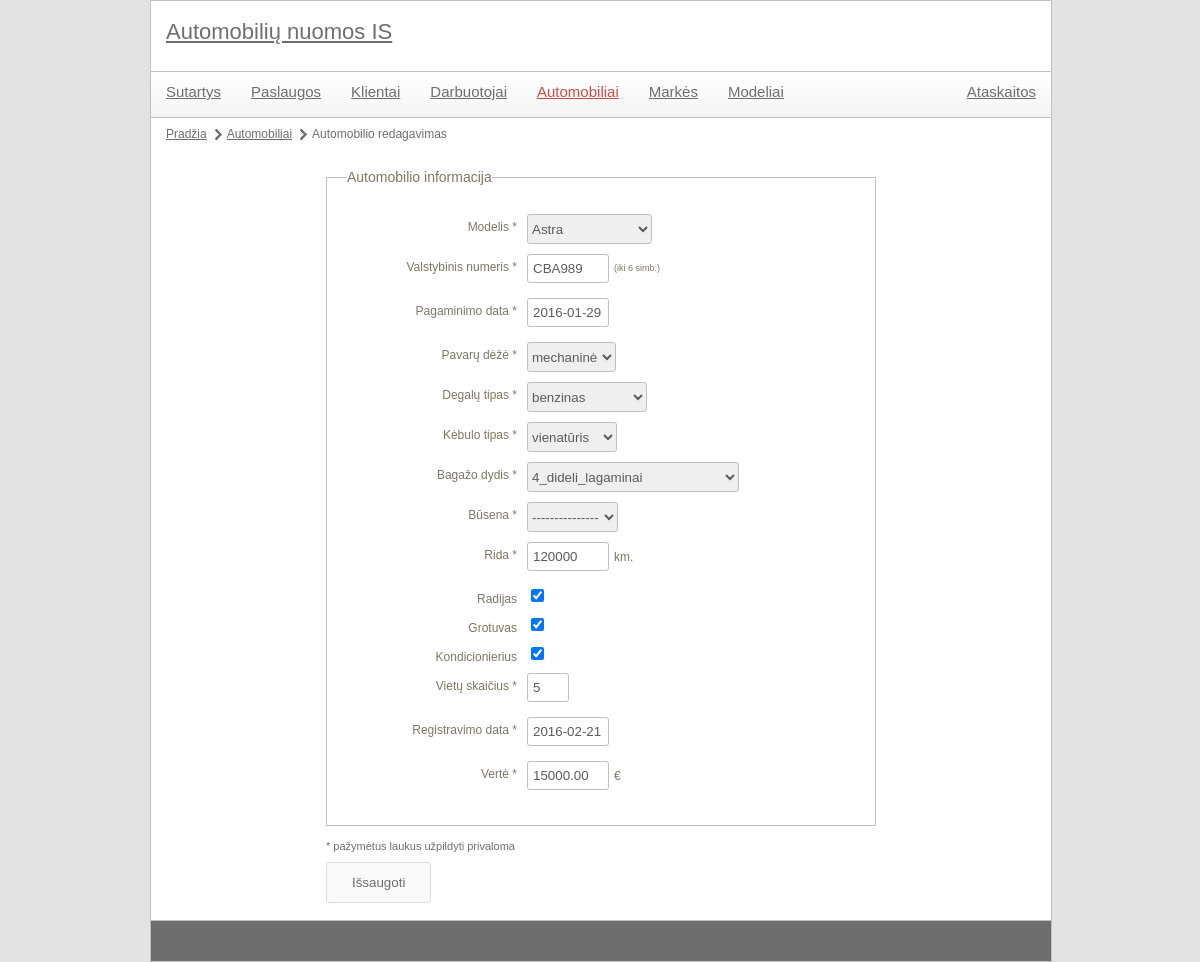
The page /autonuoma/index.php?module=car&action=edit&id=1 on the database its author committed.
### tables this page shows
CREATE TABLE `pavyzdys_automobiliai` (
  `id` int(11) NOT NULL,
  `valstybinis_nr` char(6) NOT NULL,
  `pagaminimo_data` date NOT NULL,
  `rida` int(11) NOT NULL,
  `radijas` tinyint(1) NOT NULL,
  `grotuvas` tinyint(1) NOT NULL,
  `kondicionierius` tinyint(1) NOT NULL,
  `vietu_skaicius` smallint(6) NOT NULL,
  `registravimo_data` date NOT NULL,
  `verte` decimal(8,2) NOT NULL,
  `pavaru_deze` int(11) NOT NULL,
  `degalu_tipas` int(11) NOT NULL,
  `kebulas` int(11) NOT NULL,
  `bagazo_dydis` int(11) NOT NULL,
  `busena` int(11) DEFAULT NULL,
  `fk_modelis` int(11) NOT NULL
);

### autonuoma/controls/car_edit.php (called while the page is built, shortened)
<?php
include 'libraries/cars.class.php';
$carsObj = new cars();
include 'libraries/brands.class.php';
$brandsObj = new brands();
include 'libraries/models.class.php';
$modelsObj = new models();
$data = array();
$required = array('modelis', 'valstybinis_nr', 'pagaminimo_data', 'pavaru_deze', 'degalu_tipas', 'kebulas', 'bagazo_dydis', 'busena', 'rida', 'vietu_skaicius', 'registravimo_data', 'verte');
$maxLengths = array (
	'valstybinis_nr' => 6
);
if(!empty($_POST['submit'])) {
	$validations = array (
		'modelis' => 'positivenumber',
		'valstybinis_nr' => 'alfanum',
		'pavaru_deze' => 'positivenumber',
		'degalu_tipas' => 'positivenumber',
		'kebulas' => 'positivenumber',
		'bagazo_dydis' => 'positivenumber',
		'busena' => 'positivenumber',
		'pagaminimo_data' => 'date',
		'rida' => 'positivenumber',
		'vietu_skaicius' => 'positivenumber',
		'registravimo_data' => 'date',
		'verte' => 'price'
		);
	include 'utils/validator.class.php';
	$validator = new validator($validations, $required, $maxLengths);
	if($validator->validate($_POST)) {
		$dataPrepared = $validator->preparePostFieldsForSQL();
		if(isset($dataPrepared['radijas']) && $dataPrepared['radijas'] == 'on') {
			$dataPrepared['radijas'] = 1;
		} else {
			$dataPrepared['radijas'] = 0;
		}
		if(isset($dataPrepared['grotuvas']) && $dataPrepared['grotuvas'] == 'on') {
			$dataPrepared['grotuvas'] = 1;
		} else {
			$dataPrepared['grotuvas'] = 0;
		}
		if(isset($dataPrepared['kondicionierius']) && $dataPrepared['kondicionierius'] == 'on') {
			$dataPrepared['kondicionierius'] = 1;
		} else {
			$dataPrepared['kondicionierius'] = 0;
		}
		$carsObj->updateCar($dataPrepared);
		header("Location: index.php?module={$module}&action=list");
		die();
	} else {
		$formErrors = $validator->getErrorHTML();
		$data = $_POST;
	}
} else {
	$data = $carsObj->getCar($id);
}
include 'templates/car_form.tpl.php';
?>

### autonuoma/index.php (called while the page is built, shortened)
<?php
	include 'utils/mysql.class.php';
	if(isset($_GET['module'])) {
		$module = mysql::escape($_GET['module']);
	}
	include 'templates/main.tpl.php';
?>

### autonuoma/utils/mysql.class.php (called while the page is built, shortened)
<?php
class mysql {
    protected static $connection;
    public static function connect() {
		if(!isset(self::$connection)) {
            self::$connection = new mysqli(config::DB_SERVER, config::DB_USERNAME, config::DB_PASSWORD, config::DB_NAME);
        }
        return self::$connection;
    }
    public static function query($query) {
        $connection = mysql::connect();
        $result = $connection->query($query);
        return $result;
    }
    public static function select($query) {
        $rows = array();
        $result = mysql::query($query);
        while ($row = $result->fetch_assoc()) {
            $rows[] = $row;
        }
        return $rows;
    }
	public static function escape($field) {
		$connection =  mysql::connect();
		return mysqli_real_escape_string($connection, $field);
	}
}

### autonuoma/libraries/brands.class.php (called while the page is built, shortened)
<?php
class brands {
	private $markes_lentele = '';
	public function __construct() {
		$this->markes_lentele = config::DB_PREFIX . 'markes';
	}
	public function getBrandList($limit = null, $offset = null) {
		$limitOffsetString = "";
		$query = "  SELECT *
					FROM {$this->markes_lentele}{$limitOffsetString}";
		$data = mysql::select($query);
		return $data;
	}
}

### autonuoma/libraries/models.class.php (called while the page is built, shortened)
<?php
class models {
	private $modeliai_lentele = '';
	public function __construct() {
		$this->modeliai_lentele = config::DB_PREFIX . 'modeliai';
	}
	public function getModelListByBrand($brandId) {
		$query = "  SELECT *
					FROM `{$this->modeliai_lentele}`
					WHERE `fk_marke`='{$brandId}'";
		$data = mysql::select($query);
		return $data;
	}
}

### autonuoma/libraries/cars.class.php (called while the page is built, shortened)
<?php
class cars {
	private $automobiliai_lentele = '';
	private $auto_busenos_lentele = '';
	private $degalu_tipai_lentele = '';
	private $kebulu_tipai_lentele = '';
	private $pavaru_dezes_lentele = '';
	private $lagaminai_lentele = '';
	public function __construct() {
		$this->automobiliai_lentele = config::DB_PREFIX . 'automobiliai';
		$this->auto_busenos_lentele = config::DB_PREFIX . 'auto_busenos';
		$this->degalu_tipai_lentele = config::DB_PREFIX . 'degalu_tipai';
		$this->kebulu_tipai_lentele = config::DB_PREFIX . 'kebulu_tipai';
		$this->pavaru_dezes_lentele = config::DB_PREFIX . 'pavaru_dezes';
		$this->lagaminai_lentele = config::DB_PREFIX . 'lagaminai';
	}
	public function getCar($id) {
		$query = "  SELECT `{$this->automobiliai_lentele}`.`id`,
						   `{$this->automobiliai_lentele}`.`valstybinis_nr`,
						   `{$this->automobiliai_lentele}`.`pagaminimo_data`,
						   `{$this->automobiliai_lentele}`.`rida`,
						   `{$this->automobiliai_lentele}`.`radijas`,
						   `{$this->automobiliai_lentele}`.`grotuvas`,
						   `{$this->automobiliai_lentele}`.`kondicionierius`,
						   `{$this->automobiliai_lentele}`.`vietu_skaicius`,
						   `{$this->automobiliai_lentele}`.`registravimo_data`,
						   `{$this->automobiliai_lentele}`.`verte`,
						   `{$this->automobiliai_lentele}`.`pavaru_deze`,
						   `{$this->automobiliai_lentele}`.`degalu_tipas`,
						   `{$this->automobiliai_lentele}`.`kebulas`,
						   `{$this->automobiliai_lentele}`.`bagazo_dydis`,
						   `{$this->automobiliai_lentele}`.`busena`,
						   `{$this->automobiliai_lentele}`.`fk_modelis` AS `modelis`
					FROM `{$this->automobiliai_lentele}`
					WHERE `{$this->automobiliai_lentele}`.`id`='{$id}'";
		$data = mysql::select($query);
		return $data[0];
	}
	public function getGearboxList() {
		$query = "  SELECT *
					FROM `{$this->pavaru_dezes_lentele}`";
		$data = mysql::select($query);
		return $data;
	}
	public function getFuelTypeList() {
		$query = "  SELECT *
					FROM `{$this->degalu_tipai_lentele}`";
		$data = mysql::select($query);
		return $data;
	}
	public function getBodyTypeList() {
		$query = "  SELECT *
					FROM `{$this->kebulu_tipai_lentele}`";
		$data = mysql::select($query);
		return $data;
	}
	public function getLugageTypeList() {
		$query = "  SELECT *
					FROM `{$this->lagaminai_lentele}`";
		$data = mysql::select($query);
		return $data;
	}
	public function getCarStateList() {
		$query = "  SELECT *
					FROM `{$this->auto_busenos_lentele}`";
		$data = mysql::select($query);
		return $data;
	}
}

### autonuoma/templates/car_form.tpl.php (the view, shortened to what this page needs)
<ul id="pagePath">
	<li><a href="index.php">Pradžia</a></li>
	<li><a href="index.php?module=<?php echo $module; ?>&action=list">Automobiliai</a></li>
	<li><?php if(!empty($id)) echo "Automobilio redagavimas"; else echo "Naujas automobilis"; ?></li>
</ul>
<div id="formContainer">
	<form action="" method="post">
		<fieldset>
			<legend>Automobilio informacija</legend>
			<p>
				<label class="field" for="modelis">Modelis<?php echo in_array('modelis', $required) ? '<span> *</span>' : ''; ?></label>
				<select id="modelis" name="modelis">
					<?php
						$brands = $brandsObj->getBrandList();
						foreach($brands as $key => $val) {
							echo "<optgroup label='{$val['pavadinimas']}'>";
							$models = $modelsObj->getModelListByBrand($val['id']);
							foreach($models as $key2 => $val2) {
								$selected = "";
								if(isset($data['modelis']) && $data['modelis'] == $val2['id']) {
									$selected = " selected='selected'";
								}
								echo "<option{$selected} value='{$val2['id']}'>{$val2['pavadinimas']}</option>";
							}
						}
					?>
				</select>
			</p>
			<p>
				<label class="field" for="valstybinis_nr">Valstybinis numeris<?php echo in_array('valstybinis_nr', $required) ? '<span> *</span>' : ''; ?></label>
				<input type="text" id="valstybinis_nr" name="valstybinis_nr" class="textbox textbox-70" value="<?php echo isset($data['valstybinis_nr']) ? $data['valstybinis_nr'] : ''; ?>">
				<?php if(key_exists('valstybinis_nr', $maxLengths)) echo "<span class='max-len'>(iki {$maxLengths['valstybinis_nr']} simb.)</span>"; ?>
			</p>
			<p>
				<label class="field" for="pagaminimo_data">Pagaminimo data<?php echo in_array('pagaminimo_data', $required) ? '<span> *</span>' : ''; ?></label>
				<input type="text" id="pagaminimo_data" name="pagaminimo_data" class="textbox textbox-70 date" value="<?php echo isset($data['pagaminimo_data']) ? $data['pagaminimo_data'] : ''; ?>"></p>
			<p>
				<label class="field" for="pavaru_deze">Pavarų dėžė<?php echo in_array('pavaru_deze', $required) ? '<span> *</span>' : ''; ?></label>
				<select id="pavaru_deze" name="pavaru_deze">
					<?php
						$gearboxes = $carsObj->getGearboxList();
						foreach($gearboxes as $key => $val) {
							$selected = "";
							if(isset($data['pavaru_deze']) && $data['pavaru_deze'] == $val['id']) {
								$selected = " selected='selected'";
							}
							echo "<option{$selected} value='{$val['id']}'>{$val['name']}</option>";
						}
					?>
				</select>
			</p>
			<p>
				<label class="field" for="degalu_tipas">Degalų tipas<?php echo in_array('degalu_tipas', $required) ? '<span> *</span>' : ''; ?></label>
				<select id="degalu_tipas" name="degalu_tipas">
					<?php
						$fueltypes = $carsObj->getFuelTypeList();
						foreach($fueltypes as $key => $val) {
							$selected = "";
							if(isset($data['degalu_tipas']) && $data['degalu_tipas'] == $val['id']) {
								$selected = " selected='selected'";
							}
							echo "<option{$selected} value='{$val['id']}'>{$val['name']}</option>";
						}
					?>
				</select>
			</p>
			<p>
				<label class="field" for="kebulas">Kėbulo tipas<?php echo in_array('kebulas', $required) ? '<span> *</span>' : ''; ?></label>
				<select id="kebulas" name="kebulas">
					<?php
						$bodytypes = $carsObj->getBodyTypeList();
						foreach($bodytypes as $key => $val) {
							$selected = "";
							if(isset($data['kebulas']) && $data['kebulas'] == $val['id']) {
								$selected = " selected='selected'";
							}
							echo "<option{$selected} value='{$val['id']}'>{$val['name']}</option>";
						}
					?>
				</select>
			</p>
			<p>
				<label class="field" for="bagazo_dydis">Bagažo dydis<?php echo in_array('bagazo_dydis', $required) ? '<span> *</span>' : ''; ?></label>
				<select id="bagazo_dydis" name="bagazo_dydis">
					<?php
						$lugage = $carsObj->getLugageTypeList();
						foreach($lugage as $key => $val) {
							$selected = "";
							if(isset($data['bagazo_dydis']) && $data['bagazo_dydis'] == $val['id']) {
								$selected = " selected='selected'";
							}
							echo "<option{$selected} value='{$val['id']}'>{$val['name']}</option>";
						}
					?>
				</select>
			</p>
			<p>
				<label class="field" for="busena">Būsena<?php echo in_array('busena', $required) ? '<span> *</span>' : ''; ?></label>
				<select id="busena" name="busena">
					<option value="-1">---------------</option>
					<?php
						$car_states = $carsObj->getCarStateList();
					?>
				</select>
			</p>
			<p>
				<label class="field" for="rida">Rida<?php echo in_array('rida', $required) ? '<span> *</span>' : ''; ?></label>
				<input type="text" id="rida" name="rida" class="textbox textbox-70" value="<?php echo isset($data['rida']) ? $data['rida'] : ''; ?>"><span class="units">km.</span>
			</p>
			<p>
				<label class="field" for="radijas">Radijas</label>
				<input type="checkbox" id="radijas" name="radijas"<?php echo (isset($data['radijas']) && ($data['radijas'] == 1 || $data['radijas'] == 'on'))  ? ' checked="checked"' : ''; ?>>
			</p>
			<p>
				<label class="field" for="grotuvas">Grotuvas</label>
				<input type="checkbox" id="grotuvas" name="grotuvas"<?php echo (isset($data['grotuvas']) && ($data['grotuvas'] == 1 || $data['grotuvas'] == 'on'))  ? ' checked="checked"' : ''; ?>>
			</p>
			<p>
				<label class="field" for="kondicionierius">Kondicionierius</label>
				<input type="checkbox" id="kondicionierius" name="kondicionierius"<?php echo (isset($data['kondicionierius']) && ($data['kondicionierius'] == 1 || $data['kondicionierius'] == 'on'))  ? ' checked="checked"' : ''; ?>>
			</p>
			<p>
				<label class="field" for="vietu_skaicius">Vietų skaičius<?php echo in_array('vietu_skaicius', $required) ? '<span> *</span>' : ''; ?></label>
				<input type="text" id="vietu_skaicius" name="vietu_skaicius" class="textbox textbox-30" value="<?php echo isset($data['vietu_skaicius']) ? $data['vietu_skaicius'] : ''; ?>">
			</p>
			<p>
				<label class="field" for="registravimo_data">Registravimo data<?php echo in_array('registravimo_data', $required) ? '<span> *</span>' : ''; ?></label>
				<input type="text" id="registravimo_data" name="registravimo_data" class="textbox textbox-70 date" value="<?php echo isset($data['registravimo_data']) ? $data['registravimo_data'] : ''; ?>">
			</p>
			<p>
				<label class="field" for="verte">Vertė<?php echo in_array('verte', $required) ? '<span> *</span>' : ''; ?></label>
				<input type="text" id="verte" name="verte" class="textbox textbox-70" value="<?php echo isset($data['verte']) ? $data['verte'] : ''; ?>"><span class="units">&euro;</span>
			</p>
		</fieldset>
		<p class="required-note">* pažymėtus laukus užpildyti privaloma</p>
		<p>
			<input type="submit" class="submit button" name="submit" value="Išsaugoti">
		</p>
	</form>
</div>

### autonuoma/style/main.css (style rules this page uses)
body { color: #6e6e6e; font-family: Verdana, Geneva, sans-serif; font-size: 12px; background-color: #e3e3e3; width: 900px; margin: 0px auto; }
a { color: #6e6e6e; }
.button { background-color: #fafafa; border: 1px solid #ddd; padding: 12px 25px; display: block; text-decoration: none; color: #6e6e6e; border-radius: 3px; moz-border-radius: 3px; }
#contentMain #pagePath { margin: 10px 0px 10px 0px; display: block; float: left; }
#contentMain #pagePath li { float: left; display: block; margin-right: 5px; background: url(images/page-path-separator.png) center right no-repeat; padding-right: 15px; }
#contentMain #pagePath li:last-child { background: none; }
#formContainer { margin: 20px auto 17px auto; width: 550px; }
#formContainer p.required-note { margin-bottom: 10px; font-size: 11px; }
fieldset { width: 528px; margin-bottom: 15px; border: 1px solid #c0c0c0; color: #7D7764; padding: 25px 0px 25px 20px; }
legend { font-size: 14px; }
label.field { text-align: right; width: 165px; float: left; margin-top: 7px; margin-right: 10px; }
input.textbox { color: #5b5b5b; height: 25px; padding-left: 5px; padding-right: 5px; border-radius: 3px; -moz-border-radius: 3px; border: 1px solid #c0c0c0; }
select { height: 30px; color: #5b5b5b; border-radius: 3px; -moz-border-radius: 3px; border: 1px solid #c0c0c0; }
input.textbox-70 { width: 70px; float: left; margin-bottom: 10px; }
input.textbox-30 { width: 30px; float: left; margin-bottom: 10px; }
fieldset p { clear: both; padding: 5px; }
fieldset p span.max-len, fieldset p span.units { font-size: 9px; margin-left: 5px; line-height: 28px; }
fieldset p span.units { font-size: 12px; line-height: 30px; }

### rows shown on the page
pavyzdys_automobiliai: valstybinis_nr "CBA989", pagaminimo_data "2016-01-29", rida "120000", radijas "☑", grotuvas "☑", kondicionierius "☑", vietu_skaicius "5", registravimo_data "2016-02-21", verte "15000.00"

### other values the page prints
$maxLengths['valstybinis_nr'] "6"
form field modelis "Astra"
form field pavaru_deze "mechaninė"
form field degalu_tipas "benzinas"
form field kebulas "vienatūris"
form field bagazo_dydis "4_dideli_lagaminai"
